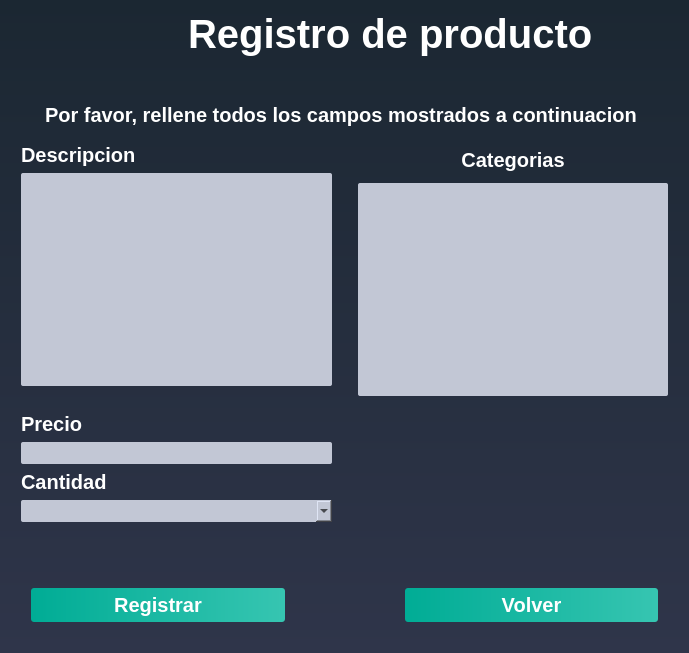
<?xml version="1.0" encoding="UTF-8"?>
<ui version="4.0">
 <class>RegistroProductos_window</class>
 <widget class="QDialog" name="RegistroProductos_window">
  <property name="geometry">
   <rect>
    <x>0</x>
    <y>0</y>
    <width>689</width>
    <height>653</height>
   </rect>
  </property>
  <property name="windowTitle">
   <string>Dialog</string>
  </property>
  <property name="styleSheet">
   <string notr="true">QWidget
{
	background-color: qlineargradient(spread:repeat, x1:1, y1:0, x2:1, y2:1, stop:0 rgba(27, 39, 50, 255),stop:1 rgba(47, 53, 74, 255));
	color: #000000;

}</string>
  </property>
  <layout class="QGridLayout" name="gridLayout_2">
   <item row="0" column="0" colspan="2">
    <layout class="QHBoxLayout" name="horizontalLayout">
     <property name="leftMargin">
      <number>1</number>
     </property>
     <property name="rightMargin">
      <number>80</number>
     </property>
     <property name="bottomMargin">
      <number>40</number>
     </property>
     <item>
      <widget class="QLabel" name="label">
       <property name="maximumSize">
        <size>
         <width>170</width>
         <height>70</height>
        </size>
       </property>
       <property name="styleSheet">
        <string notr="true">QLabel
{
	background-color: transparent;



}</string>
       </property>
       <property name="text">
        <string/>
       </property>
       <property name="pixmap">
        <pixmap>Logo oficial Hermes(1).png</pixmap>
       </property>
      </widget>
     </item>
     <item>
      <widget class="QLabel" name="label_2">
       <property name="maximumSize">
        <size>
         <width>410</width>
         <height>16777215</height>
        </size>
       </property>
       <property name="font">
        <font>
         <pointsize>-1</pointsize>
         <weight>75</weight>
         <bold>true</bold>
        </font>
       </property>
       <property name="styleSheet">
        <string notr="true">QLabel
{
	background-color: transparent;
	color: #FFFFFF;
	font-size: 40px;
	font-weight: bold;


}</string>
       </property>
       <property name="text">
        <string>&lt;html&gt;&lt;head/&gt;&lt;body&gt;&lt;p&gt;Registro de producto&lt;/p&gt;&lt;/body&gt;&lt;/html&gt;</string>
       </property>
      </widget>
     </item>
    </layout>
   </item>
   <item row="1" column="0" colspan="2" alignment="Qt::AlignHCenter">
    <widget class="QLabel" name="label_7">
     <property name="styleSheet">
      <string notr="true">QLabel
{
	background-color: transparent;
	color: #FFFFFF;
	font-size: 20px;
	font-weight: bold;


}</string>
     </property>
     <property name="text">
      <string>Por favor, rellene todos los campos mostrados a continuacion </string>
     </property>
    </widget>
   </item>
   <item row="2" column="0">
    <layout class="QVBoxLayout" name="verticalLayout">
     <property name="leftMargin">
      <number>10</number>
     </property>
     <property name="topMargin">
      <number>10</number>
     </property>
     <property name="rightMargin">
      <number>10</number>
     </property>
     <property name="bottomMargin">
      <number>20</number>
     </property>
     <item>
      <widget class="QLabel" name="label_3">
       <property name="styleSheet">
        <string notr="true">QLabel
{
	background-color: transparent;
	color: #FFFFFF;
	font-size: 20px;
	font-weight: bold;


}</string>
       </property>
       <property name="text">
        <string>Descripcion</string>
       </property>
      </widget>
     </item>
     <item>
      <widget class="QTextEdit" name="textEdit">
       <property name="styleSheet">
        <string notr="true">QTextEdit
{
	background-color: #c2c7d5;
	color: #000;
	font-weight: bold;
	border: none;
	border-radius: 2px;
	padding: 3px;

}</string>
       </property>
      </widget>
     </item>
    </layout>
   </item>
   <item row="2" column="1">
    <layout class="QVBoxLayout" name="verticalLayout_4">
     <property name="leftMargin">
      <number>10</number>
     </property>
     <property name="topMargin">
      <number>10</number>
     </property>
     <property name="rightMargin">
      <number>10</number>
     </property>
     <property name="bottomMargin">
      <number>10</number>
     </property>
     <item>
      <widget class="QPushButton" name="pushButton_3">
       <property name="styleSheet">
        <string notr="true">QPushButton
{
	background-color: transparent;
	color: #fff;
	font-size: 20px;
	font-weight: bold;
	border: none;
	border-radius: 3px;
	padding: 5px;

}</string>
       </property>
       <property name="text">
        <string>Categorias</string>
       </property>
       <property name="icon">
        <iconset>
         <normaloff>categorias.png</normaloff>categorias.png</iconset>
       </property>
       <property name="iconSize">
        <size>
         <width>60</width>
         <height>60</height>
        </size>
       </property>
      </widget>
     </item>
     <item>
      <widget class="QListView" name="listView">
       <property name="styleSheet">
        <string notr="true">QListView
{
	background-color: #c2c7d5;
	color: #000;
	font-weight: bold;
	border: none;
	border-radius: 2px;
	padding: 3px;

}</string>
       </property>
      </widget>
     </item>
    </layout>
   </item>
   <item row="3" column="0">
    <layout class="QVBoxLayout" name="verticalLayout_2">
     <property name="leftMargin">
      <number>10</number>
     </property>
     <property name="topMargin">
      <number>0</number>
     </property>
     <property name="rightMargin">
      <number>10</number>
     </property>
     <item>
      <widget class="QLabel" name="label_5">
       <property name="styleSheet">
        <string notr="true">QLabel
{
	background-color: transparent;
	color: #FFFFFF;
	font-size: 20px;
	font-weight: bold;


}</string>
       </property>
       <property name="text">
        <string>Precio</string>
       </property>
      </widget>
     </item>
     <item>
      <widget class="QLineEdit" name="lineEdit_4">
       <property name="sizePolicy">
        <sizepolicy hsizetype="Minimum" vsizetype="Preferred">
         <horstretch>0</horstretch>
         <verstretch>0</verstretch>
        </sizepolicy>
       </property>
       <property name="maximumSize">
        <size>
         <width>1500</width>
         <height>60</height>
        </size>
       </property>
       <property name="styleSheet">
        <string notr="true">QLineEdit
{
	background-color: #c2c7d5;
	color: #000;
	font-weight: bold;
	border: none;
	border-radius: 2px;
	padding: 3px;

}</string>
       </property>
       <property name="alignment">
        <set>Qt::AlignLeading|Qt::AlignLeft|Qt::AlignVCenter</set>
       </property>
      </widget>
     </item>
    </layout>
   </item>
   <item row="4" column="0">
    <layout class="QVBoxLayout" name="verticalLayout_3">
     <property name="leftMargin">
      <number>10</number>
     </property>
     <property name="rightMargin">
      <number>10</number>
     </property>
     <property name="bottomMargin">
      <number>10</number>
     </property>
     <item>
      <widget class="QLabel" name="label_4">
       <property name="styleSheet">
        <string notr="true">QLabel
{
	background-color: transparent;
	color: #FFFFFF;
	font-size: 20px;
	font-weight: bold;


}</string>
       </property>
       <property name="text">
        <string>Cantidad</string>
       </property>
      </widget>
     </item>
     <item>
      <widget class="QComboBox" name="comboBox">
       <property name="styleSheet">
        <string notr="true">QComboBox
{
	background-color: #c2c7d5;
	color: #000;
	font-weight: bold;
	border: none;
	border-radius: 2px;
	padding: 3px;

}</string>
       </property>
      </widget>
     </item>
    </layout>
   </item>
   <item row="5" column="0" colspan="2">
    <layout class="QGridLayout" name="gridLayout">
     <property name="leftMargin">
      <number>20</number>
     </property>
     <property name="topMargin">
      <number>50</number>
     </property>
     <property name="rightMargin">
      <number>20</number>
     </property>
     <property name="bottomMargin">
      <number>20</number>
     </property>
     <property name="horizontalSpacing">
      <number>120</number>
     </property>
     <item row="0" column="1">
      <widget class="QPushButton" name="pushButton_2">
       <property name="sizePolicy">
        <sizepolicy hsizetype="Minimum" vsizetype="Preferred">
         <horstretch>0</horstretch>
         <verstretch>0</verstretch>
        </sizepolicy>
       </property>
       <property name="maximumSize">
        <size>
         <width>1500</width>
         <height>100</height>
        </size>
       </property>
       <property name="font">
        <font>
         <pointsize>-1</pointsize>
         <weight>75</weight>
         <bold>true</bold>
        </font>
       </property>
       <property name="styleSheet">
        <string notr="true">QPushButton
{
	background-color: qlineargradient(spread:pad, x1:0, y1:0.511, x2:1, y2:0.511, stop:0 rgba(0, 172, 149, 255),stop:0.995192 rgba(54, 197, 177, 255));
	color: #fff;
	font-size: 20px;
	font-weight: bold;
	border: none;
	border-radius: 3px;
	padding: 5px;

}</string>
       </property>
       <property name="text">
        <string>Registrar</string>
       </property>
       <property name="iconSize">
        <size>
         <width>24</width>
         <height>24</height>
        </size>
       </property>
      </widget>
     </item>
     <item row="0" column="2">
      <widget class="QPushButton" name="pushButton">
       <property name="sizePolicy">
        <sizepolicy hsizetype="Minimum" vsizetype="Preferred">
         <horstretch>0</horstretch>
         <verstretch>0</verstretch>
        </sizepolicy>
       </property>
       <property name="maximumSize">
        <size>
         <width>1500</width>
         <height>100</height>
        </size>
       </property>
       <property name="font">
        <font>
         <pointsize>-1</pointsize>
         <weight>75</weight>
         <bold>true</bold>
        </font>
       </property>
       <property name="styleSheet">
        <string notr="true">QPushButton
{
	background-color: qlineargradient(spread:pad, x1:0, y1:0.511, x2:1, y2:0.511, stop:0 rgba(0, 172, 149, 255),stop:0.995192 rgba(54, 197, 177, 255));
	color: #fff;
	font-size: 20px;
	font-weight: bold;
	border: none;
	border-radius: 3px;
	padding: 5px;

}</string>
       </property>
       <property name="text">
        <string>Volver</string>
       </property>
       <property name="iconSize">
        <size>
         <width>24</width>
         <height>24</height>
        </size>
       </property>
      </widget>
     </item>
    </layout>
   </item>
  </layout>
 </widget>
 <resources/>
 <connections/>
</ui>
